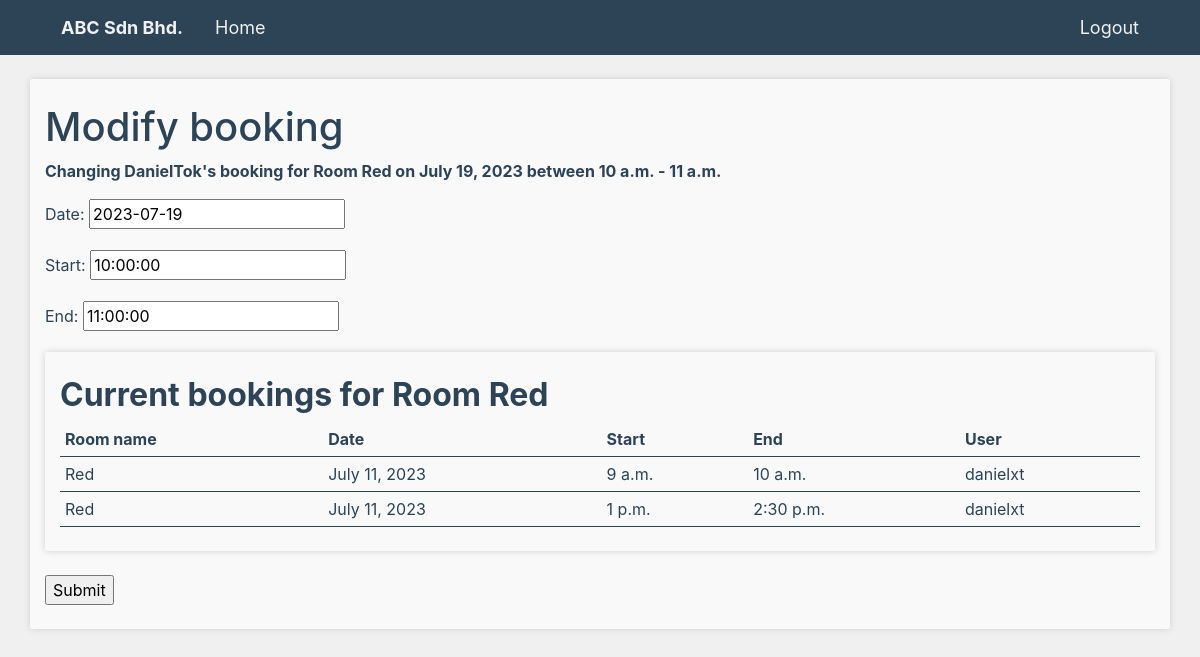
Page /bookingManagement/modifyBooking/82 (signed in) on the committed database.
### booking/models.py (models this page shows, shortened)
class RoomBooking(models.Model):
    roomName = models.ForeignKey('rooms.Room', on_delete=models.CASCADE)
    userName = models.ForeignKey(User, on_delete=models.CASCADE, default="", name="userName")
    date = models.DateField()
    start = models.TimeField()
    end = models.TimeField()
    class Meta:
        constraints = [
            models.CheckConstraint(check=Q(start__lte=F('end')), name='start_before_end')
        ]

### rooms/models.py (models this page shows)
class Room(models.Model):
    roomName = models.CharField(max_length=50, unique=True)
    capacity = models.IntegerField(default=0)
    createdAt = models.DateTimeField(auto_now_add=True)
    def __str__(self):
        return self.roomName

### booking/views.py (the view)
# urls.py: path('/modifyBooking/<int:id>', modifyBookingView, name='modifyBooking'),
def modifyBookingView(request,id):
    booking = RoomBooking.objects.get(id=id)
    bookingsForRoom = RoomBooking.objects.filter(roomName=booking.roomName).exclude(id=id).order_by("date", "start")
    data = {
        'roomName' : booking.roomName,
        'userName' : booking.userName,
        'date' : booking.date,
        'start' : booking.start,
        'end' : booking.end,
        'bookingsForRoom' : bookingsForRoom,
        'bookingsForRoomCount' : len(bookingsForRoom)
    }
    form = BookingModifyForm(initial=data)
    return render(request, 'modifyBooking.html', {'form' : form, 'booking': booking, 'bookingsForRoom': bookingsForRoom})

### booking/forms.py
class BookingModifyForm(forms.ModelForm):
    class Meta:
        model = RoomBooking
        fields = ["date", "start", "end"]
        widgets = {
            'date' : DateWidget(usel10n=True),
            'start' : TimeWidget(),
            'end' : TimeWidget()
        }

### templates/modifyBooking.html (shortened to what this page needs)
{% extends 'base.html' %}
{% block content %}
{% if user.is_staff %}
<br>
    <div class="container py-4 boxColor boxShadow">
    <h1>Modify booking </h1>
        <p><b>Changing {{booking.userName}}'s booking for Room {{booking.roomName}} on {{booking.date}} between {{booking.start}} - {{booking.end}}</b></p>
        <form action="modifyBookingRecord/{{booking.id}}" method="post">
            {{form.as_p}}
        <div class="container py-4 boxColor boxShadow">
            <h2><b>Current bookings for Room {{booking.roomName}}</b></h2>
            <table class="dataTable">
                <tr>
                    <th>Room name</th>
                    <th>Date</th>
                    <th>Start</th>
                    <th>End</th>
                    <th>User</th>
                </tr>
                {% for bookedRoom in bookingsForRoom %}
                    <tr>
                        <td>{{bookedRoom.roomName}}</td>
                        <td>{{bookedRoom.date}}</td>
                        <td>{{bookedRoom.start}}</td>
                        <td>{{bookedRoom.end}}</td>
                        <td>{{bookedRoom.userName}}</td>
                    </tr>
                {% endfor %}
            </table>
        </div>
        <br>
        <input type="submit" value="Submit">
    </form>
    </div>
{% else %}
<br>
<div class="container py-4 boxColor boxShadow">
    <p>You are not logged in.</p>
    <button><a href="{% url 'login' %}">Log In</a></button>
</div>
{% endif %}
{% endblock %}

### templates/base.html (style rules this page uses)
:root { --orange:#FF8551; --white:#f9f9f9; --offWhite:#f0f0f0; --buttonColor:var(--grey); --grey:#2D4356; --success:#7FFFD4; --fail:#ff7b95; }
body { background-color:var(--offWhite); color:var(--grey) }
.boxShadow { filter: drop-shadow(0px 0px 3px #cecece); border-radius:2px; }
.boxColor { background-color:var(--white); }
.dataTable { width:100%; }
.dataTable td,th { padding:5px; }
.dataTable td { border-top:1px solid var(--grey); border-bottom:1px solid var(--grey); }

### rows in the picture
RoomBooking: userName "DanielTok", roomName "Red", date "July 19, 2023", start "10 a.m.", end "11 a.m."
RoomBooking: roomName "Red", date "July 11, 2023", start "9 a.m.", end "10 a.m.", userName "danielxt"
RoomBooking: roomName "Red", date "July 11, 2023", start "1 p.m.", end "2:30 p.m.", userName "danielxt"
